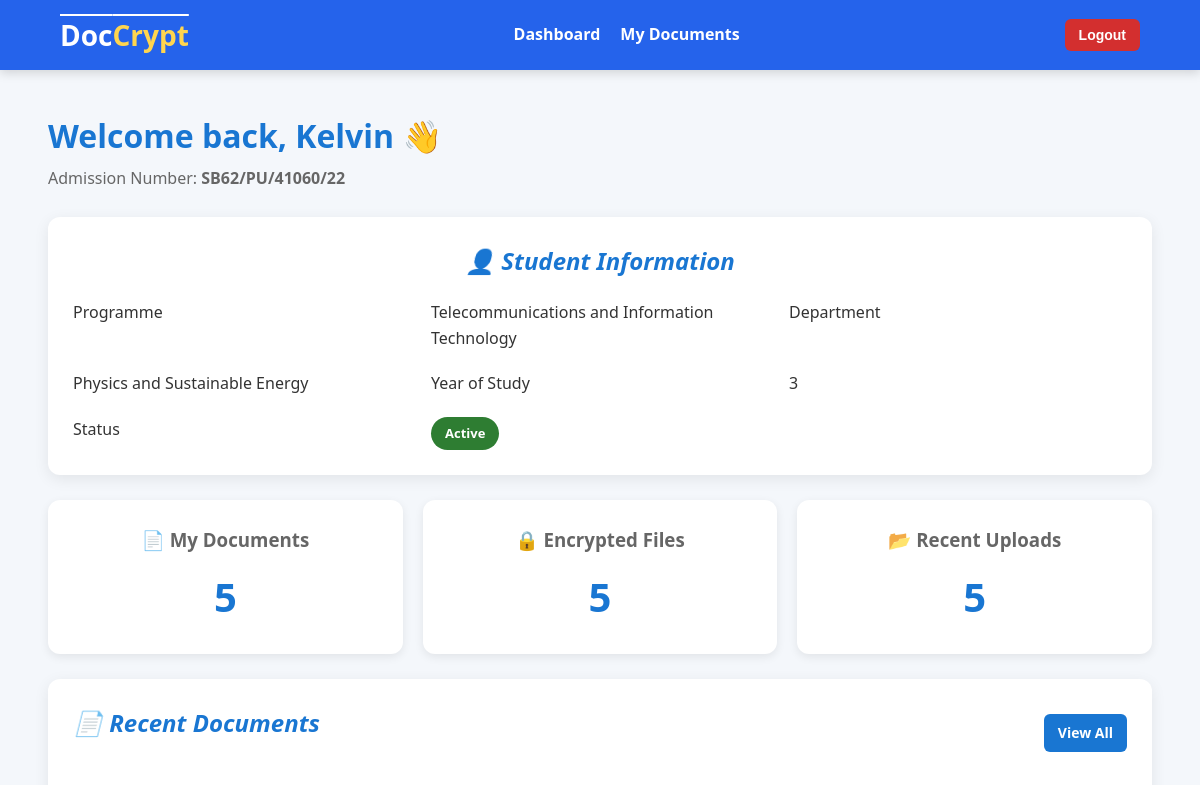
/dashboard/ (signed in, upper part), run on an earlier commit of the app's database.
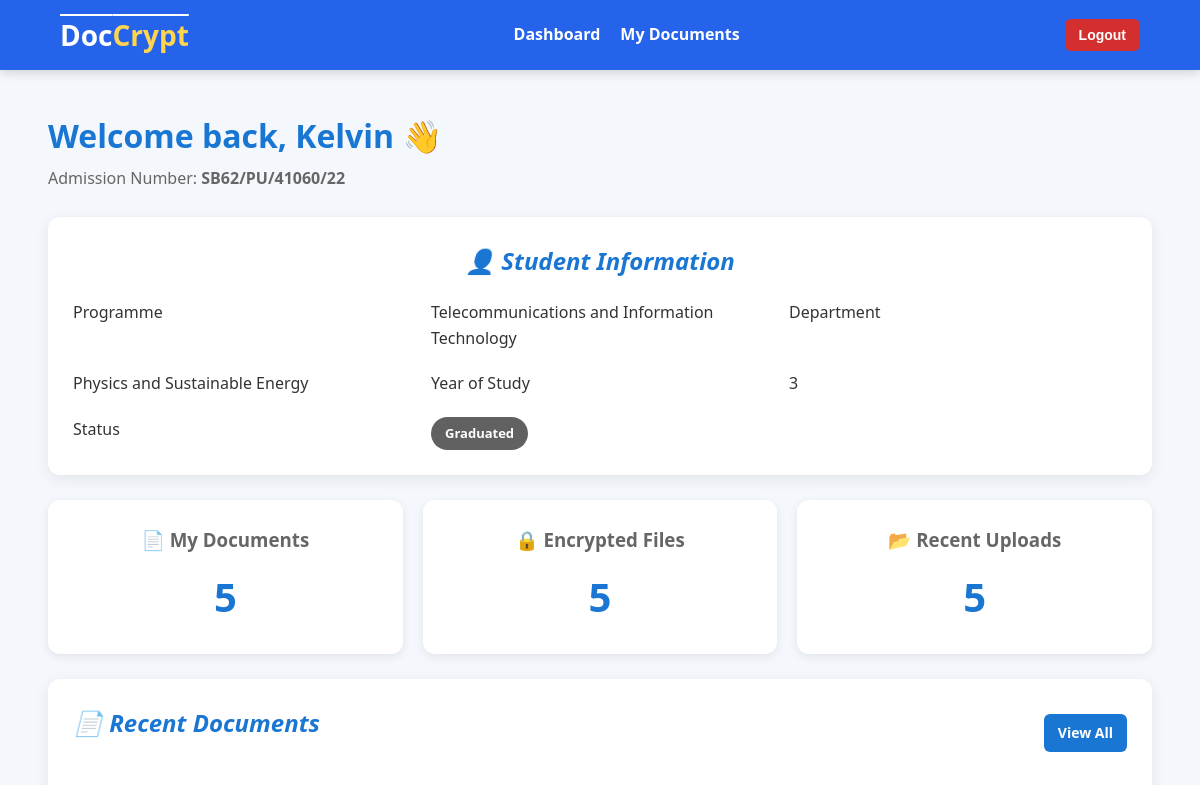
And on a later commit of the database.
### student/models.py (models this page shows, shortened)
class Student(models.Model):
    class Status(models.TextChoices):
        ACTIVE = "ACTIVE", "Active"
        DEFERRED = "DEFERRED", "Deferred"
        GRADUATED = "GRADUATED", "Graduated"
    user = models.OneToOneField(CustomUser,on_delete=models.CASCADE,related_name="student")
    admission_number = models.CharField(max_length=25,unique=True)
    first_name = models.CharField(max_length=50)
    last_name = models.CharField(max_length=50)
    phone_number = models.CharField(max_length=15,blank=True)
    programme = models.CharField(max_length=50)
    department = models.CharField(max_length=50)
    year_of_study = models.PositiveSmallIntegerField(default=1)
    status = models.CharField(max_length=25,choices=Status.choices, default=Status.ACTIVE)
    class Meta:
        ordering = ["admission_number"]
        verbose_name = "Student"
        verbose_name_plural = "Students"

### users/views.py (the view, shortened to what this page needs)
# urls.py: path("dashboard/", views.dashboard, name="dashboard"),
@login_required
def dashboard(request):
    if request.user.is_student:
        student =request.user.student
        documents = (Document.objects.filter(student=student).order_by("-uploaded_at"))
        encrypted_documents = documents.filter(status=Document.Status.ENCRYPTED)
        context = {
            "student": student,
            "documents": documents[:5],
            "document_count": documents.count(),
            "encrypted_count": encrypted_documents.count(),
        }
        return render(request, "users/student_dashboard.html", context)
    return redirect("login")

### users/models.py (called while the page is built)
    @property
    def is_student(self):
        return self.role == self.Role.STUDENT

    @property
    def is_admin(self):
        return self.role == self.Role.ADMIN or self.is_superuser

### users/templates/users/student_dashboard.html (shortened to what this page needs)
{% extends "users/base.html" %}
{% block content %}
<div class="page-header">
    <div>
        <h1>
            Welcome back, {{ student.first_name }} 👋
        </h1>
        <p>
            Admission Number:
            <strong>{{ student.admission_number }}</strong>
        </p>
    </div>
</div>
<div class="card">
    <h2 class="card-title">
        👤 Student Information
    </h2>
    <div class="info-grid">
        <div class="info-label">
            Programme
        </div>
        <div>
            {{ student.programme }}
        </div>
        <div class="info-label">
            Department
        </div>
        <div>
            {{ student.department }}
        </div>
        <div class="info-label">
            Year of Study
        </div>
        <div>
            {{ student.year_of_study }}
        </div>
        <div class="info-label">
            Status
        </div>
        <div>
            {% if student.status == "ACTIVE" %}
                <span class="badge badge-success">
                    {{ student.get_status_display }}
                </span>
            {% elif student.status == "DEFERRED" %}
                <span class="badge badge-warning">
                    {{ student.get_status_display }}
                </span>
            {% else %}
                <span class="badge badge-secondary">
                    {{ student.get_status_display }}
                </span>
            {% endif %}
        </div>
    </div>
</div>
<div class="dashboard-grid">
    <div class="dashboard-card">
        <h3>
            📄 My Documents
        </h3>
        <h1>
            {{ document_count }}
        </h1>
    </div>
    <div class="dashboard-card">
        <h3>
            🔒 Encrypted Files
        </h3>
        <h1>
            {{ encrypted_count }}
        </h1>
    </div>
    <div class="dashboard-card">
        <h3>
            📂 Recent Uploads
        </h3>
        <h1>
            {{ documents|length }}
        </h1>
    </div>
</div>
<div class="card">
    <div class="page-header">
        <h2 class="card-title">
            📄 Recent Documents
        </h2>
        <a
            href="{% url 'my_documents' %}"
            class="btn btn-primary btn-small">
            View All
        </a>
    </div>
</div>
{% endblock %}

What changed in the data, as far as the page shows it:
changed Student "Kelvin": status "Active" → "Graduated"
